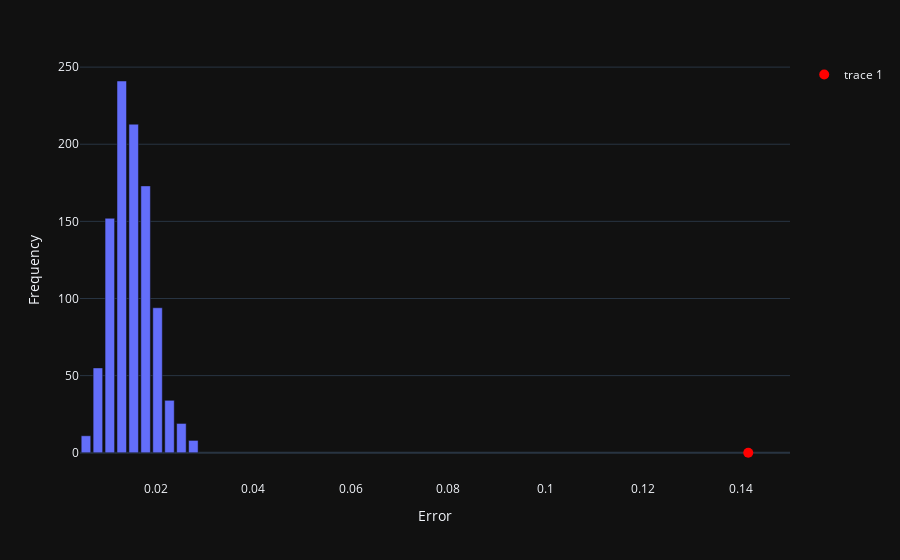

Write notebook code for a chart like this one.
### Code cell
error = []
for i in tqdm(list(range(1000))):
    m0 = nx.adjacency_matrix(n).todense()
    initial_belief = np.array(list(init_beliefs.values()))
    niter_search = 200
    max_edge_values = 3
    res = dg.myopic_search(m0=nx.adjacency_matrix(n).todense(), niter_search=niter_search, max_edge_value=max_edge_values, initial_belief=initial_belief, correct_belief=correct_belief, niter_degroot=niter_degroot)
    error.append({'error': res.error, 'n_improvements': len(res.trajectory)})

error = pd.DataFrame(error)
hist, bins = np.histogram(error['error'], bins=10)
fig = px.bar(x=bins[1:], y=hist, labels={'x':'Error', 'y':'Frequency'})
fig.add_trace(go.Scatter(x=[raw_error], y=[0], mode='markers', marker=dict(size=10, color='red')))

### Figure 1 — Plotly figure (JSON) as saved in the notebook; plotly's stock layout.template omitted (floating-point values rounded to 4 significant figures)
{"data": [{"alignmentgroup": "True", "hovertemplate": "Error=%{x}<br>Frequency=%{y}<extra></extra>", "legendgroup": "", "marker": {"color": "#636efa", "pattern": {"shape": ""}}, "name": "", "offsetgroup": "", "orientation": "v", "showlegend": false, "textposition": "auto", "x": [0.005727, 0.008174, 0.01062, 0.01307, 0.01552, 0.01796, 0.02041, 0.02286, 0.02531, 0.02775], "xaxis": "x", "y": [11, 55, 152, 241, 213, 173, 94, 34, 19, 8], "yaxis": "y", "type": "bar"}, {"marker": {"color": "red", "size": 10}, "mode": "markers", "x": [0.1416], "y": [0], "type": "scatter"}], "layout": {"xaxis": {"anchor": "y", "domain": [0.0, 1.0], "title": {"text": "Error"}}, "yaxis": {"anchor": "x", "domain": [0.0, 1.0], "title": {"text": "Frequency"}}, "legend": {"tracegroupgap": 0}, "margin": {"t": 60}, "barmode": "relative"}}
